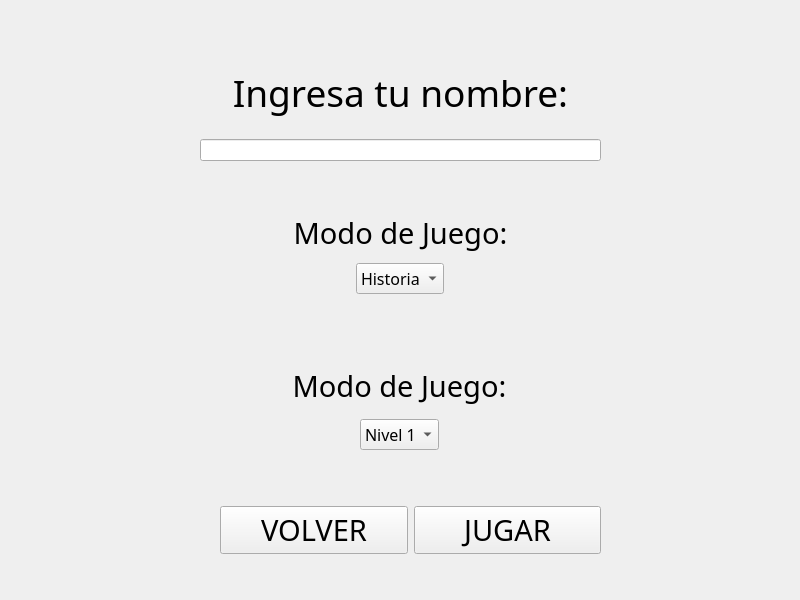
<?xml version="1.0" encoding="UTF-8"?>
<ui version="4.0">
 <class>Lobby</class>
 <widget class="QWidget" name="Lobby">
  <property name="geometry">
   <rect>
    <x>0</x>
    <y>0</y>
    <width>800</width>
    <height>600</height>
   </rect>
  </property>
  <property name="windowTitle">
   <string>Form</string>
  </property>
  <widget class="QWidget" name="verticalLayoutWidget">
   <property name="geometry">
    <rect>
     <x>0</x>
     <y>0</y>
     <width>801</width>
     <height>211</height>
    </rect>
   </property>
   <layout class="QVBoxLayout" name="verticalLayout">
    <property name="spacing">
     <number>5</number>
    </property>
    <property name="leftMargin">
     <number>200</number>
    </property>
    <property name="topMargin">
     <number>50</number>
    </property>
    <property name="rightMargin">
     <number>200</number>
    </property>
    <property name="bottomMargin">
     <number>50</number>
    </property>
    <item>
     <widget class="QLabel" name="label">
      <property name="font">
       <font>
        <family>Imprint MT Shadow</family>
        <pointsize>28</pointsize>
       </font>
      </property>
      <property name="contextMenuPolicy">
       <enum>Qt::ContextMenuPolicy::DefaultContextMenu</enum>
      </property>
      <property name="text">
       <string>Ingresa tu nombre:</string>
      </property>
      <property name="alignment">
       <set>Qt::AlignmentFlag::AlignCenter</set>
      </property>
     </widget>
    </item>
    <item>
     <widget class="QLineEdit" name="lineEdit"/>
    </item>
   </layout>
  </widget>
  <widget class="QWidget" name="verticalLayoutWidget_2">
   <property name="geometry">
    <rect>
     <x>0</x>
     <y>210</y>
     <width>801</width>
     <height>141</height>
    </rect>
   </property>
   <layout class="QVBoxLayout" name="verticalLayout_2">
    <property name="spacing">
     <number>2</number>
    </property>
    <property name="leftMargin">
     <number>200</number>
    </property>
    <property name="rightMargin">
     <number>200</number>
    </property>
    <property name="bottomMargin">
     <number>50</number>
    </property>
    <item>
     <widget class="QLabel" name="label_2">
      <property name="font">
       <font>
        <family>Imprint MT Shadow</family>
        <pointsize>22</pointsize>
       </font>
      </property>
      <property name="contextMenuPolicy">
       <enum>Qt::ContextMenuPolicy::DefaultContextMenu</enum>
      </property>
      <property name="text">
       <string>Modo de Juego:</string>
      </property>
      <property name="alignment">
       <set>Qt::AlignmentFlag::AlignCenter</set>
      </property>
     </widget>
    </item>
    <item alignment="Qt::AlignmentFlag::AlignHCenter|Qt::AlignmentFlag::AlignVCenter">
     <widget class="QComboBox" name="cbModo">
      <property name="font">
       <font>
        <family>Imprint MT Shadow</family>
        <pointsize>12</pointsize>
       </font>
      </property>
      <property name="layoutDirection">
       <enum>Qt::LayoutDirection::LeftToRight</enum>
      </property>
      <property name="editable">
       <bool>false</bool>
      </property>
      <item>
       <property name="text">
        <string>Historia</string>
       </property>
      </item>
      <item>
       <property name="text">
        <string>Libre</string>
       </property>
      </item>
     </widget>
    </item>
   </layout>
  </widget>
  <widget class="QWidget" name="verticalLayoutWidget_3">
   <property name="geometry">
    <rect>
     <x>-1</x>
     <y>349</y>
     <width>801</width>
     <height>111</height>
    </rect>
   </property>
   <layout class="QVBoxLayout" name="verticalLayout_3">
    <property name="leftMargin">
     <number>200</number>
    </property>
    <property name="topMargin">
     <number>10</number>
    </property>
    <property name="rightMargin">
     <number>200</number>
    </property>
    <property name="bottomMargin">
     <number>10</number>
    </property>
    <item>
     <widget class="QLabel" name="label_3">
      <property name="font">
       <font>
        <family>Imprint MT Shadow</family>
        <pointsize>22</pointsize>
       </font>
      </property>
      <property name="contextMenuPolicy">
       <enum>Qt::ContextMenuPolicy::DefaultContextMenu</enum>
      </property>
      <property name="text">
       <string>Modo de Juego:</string>
      </property>
      <property name="alignment">
       <set>Qt::AlignmentFlag::AlignCenter</set>
      </property>
     </widget>
    </item>
    <item alignment="Qt::AlignmentFlag::AlignHCenter">
     <widget class="QComboBox" name="cbNivel">
      <property name="font">
       <font>
        <family>Imprint MT Shadow</family>
        <pointsize>12</pointsize>
       </font>
      </property>
      <property name="layoutDirection">
       <enum>Qt::LayoutDirection::LeftToRight</enum>
      </property>
      <property name="editable">
       <bool>false</bool>
      </property>
      <item>
       <property name="text">
        <string>Nivel 1</string>
       </property>
      </item>
      <item>
       <property name="text">
        <string>Nivel 2</string>
       </property>
      </item>
      <item>
       <property name="text">
        <string>Nivel 3</string>
       </property>
      </item>
     </widget>
    </item>
   </layout>
  </widget>
  <widget class="QWidget" name="horizontalLayoutWidget">
   <property name="geometry">
    <rect>
     <x>220</x>
     <y>480</y>
     <width>381</width>
     <height>101</height>
    </rect>
   </property>
   <layout class="QHBoxLayout" name="horizontalLayout">
    <item>
     <widget class="QPushButton" name="btnVolver_2">
      <property name="sizePolicy">
       <sizepolicy hsizetype="Minimum" vsizetype="Fixed">
        <horstretch>0</horstretch>
        <verstretch>0</verstretch>
       </sizepolicy>
      </property>
      <property name="font">
       <font>
        <family>Imprint MT Shadow</family>
        <pointsize>22</pointsize>
        <bold>false</bold>
       </font>
      </property>
      <property name="text">
       <string>VOLVER</string>
      </property>
     </widget>
    </item>
    <item>
     <widget class="QPushButton" name="btnJugar">
      <property name="sizePolicy">
       <sizepolicy hsizetype="Minimum" vsizetype="Fixed">
        <horstretch>0</horstretch>
        <verstretch>0</verstretch>
       </sizepolicy>
      </property>
      <property name="font">
       <font>
        <family>Imprint MT Shadow</family>
        <pointsize>22</pointsize>
        <bold>false</bold>
       </font>
      </property>
      <property name="text">
       <string>JUGAR</string>
      </property>
     </widget>
    </item>
   </layout>
  </widget>
 </widget>
 <resources/>
 <connections/>
</ui>
